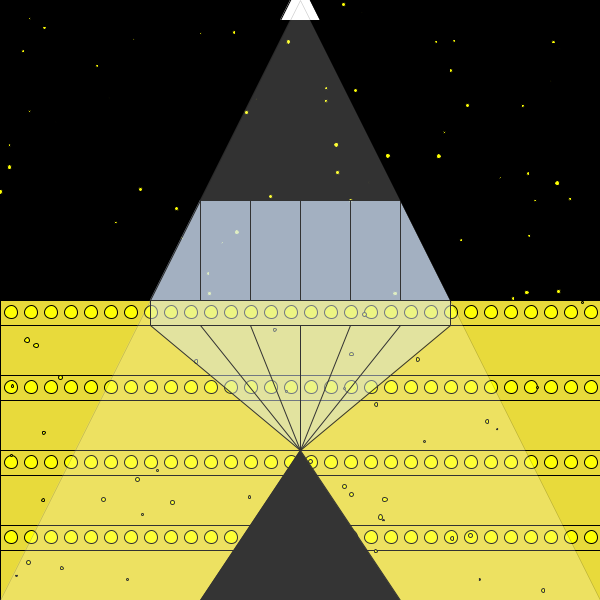
Frame 1 (no input)
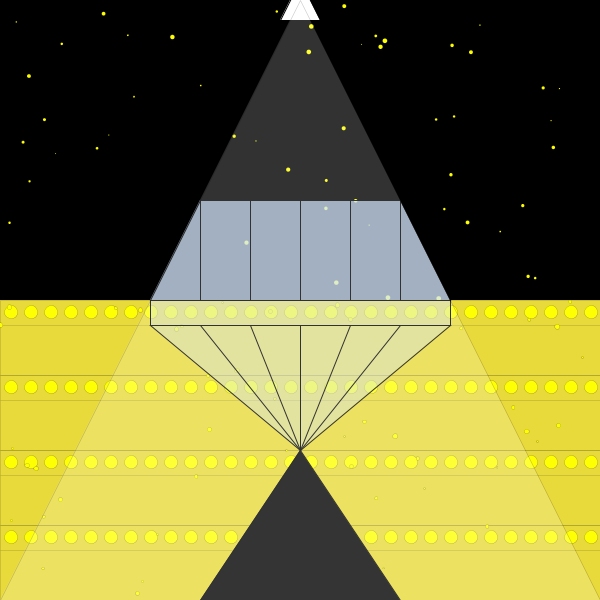
Frame 60 (the mouse pressed at the canvas centre just before this capture)
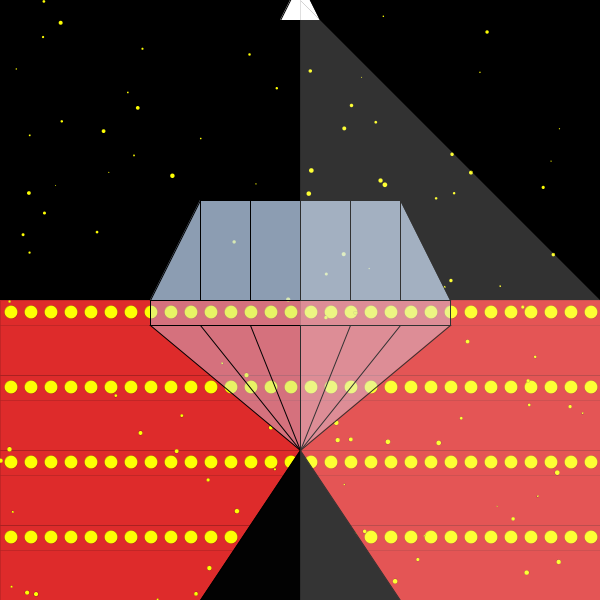
Frame 120 (the mouse held since frame 60 and released just before this capture)

The Processing sketch that drew these frames (run headless with seeded random() and noise(); from frame 60 on, the mouse is pressed at the canvas centre):

// Processing sketch: processing_131117
// ── processing_131117.pde

int value = #E8DA3B; //VariÃ�ï¿½Ã¯Â¿Â½Ã�Â¯Ã�Â¿Ã�Â½Ã�ï¿½Ã�Â¯Ã�ï¿½Ã�Â¿Ã�ï¿½Ã�Â½Ã�ï¿½Ã¯Â¿Â½Ã�Â¯Ã�Â¿Ã�Â½Ã�ï¿½Ã¯Â¿Â½Ã�ï¿½Ã�Â¡veis das estrelas cadentes
int estdou = 100;
float[] x = new float[estdou];
float[] y = new float[estdou];
float[] speed = new float[estdou];

int estrela;


void setup(){
  size(600,600);
 
  smooth();
  
  int i = 0; //Trecho de cÃ�ï¿½Ã¯Â¿Â½Ã�Â¯Ã�Â¿Ã�Â½Ã�ï¿½Ã�Â¯Ã�ï¿½Ã�Â¿Ã�ï¿½Ã�Â½Ã�ï¿½Ã¯Â¿Â½Ã�Â¯Ã�Â¿Ã�Â½Ã�ï¿½Ã¯Â¿Â½Ã�ï¿½Ã�Â³digo copiado do site http://www.openprocessing.org/sketch/101623 de Jerome Herr
  while (i<estdou) { 
    x[i] = random(0, width);
    y[i] =random(0, height);
    speed[i] = random(1,5);
    i +=1;
  } //Fim do cÃ�ï¿½Ã¯Â¿Â½Ã�Â¯Ã�Â¿Ã�Â½Ã�ï¿½Ã�Â¯Ã�ï¿½Ã�Â¿Ã�ï¿½Ã�Â½Ã�ï¿½Ã¯Â¿Â½Ã�Â¯Ã�Â¿Ã�Â½Ã�ï¿½Ã¯Â¿Â½Ã�ï¿½Ã�Â³digo de Jerome Herr



 }
 
 void draw(){
    background (0); //Fundo do Palco
  
   
   
   int andy;
  andy=675;
  int andyy;
  andyy=625;
  
for (int adn = 0; adn<4;adn++){
  andy=andy-75;
  andyy=andyy-75;
  fill(value);
rect(0,andy,600,-75);//Andar

line(0,andyy,600,andyy);//Suporte para lÃ�ï¿½Ã¯Â¿Â½Ã�Â¯Ã�Â¿Ã�Â½Ã�ï¿½Ã�Â¯Ã�ï¿½Ã�Â¿Ã�ï¿½Ã�Â½Ã�ï¿½Ã¯Â¿Â½Ã�Â¯Ã�Â¿Ã�Â½Ã�ï¿½Ã¯Â¿Â½Ã�ï¿½Ã�Â¢mpadas
}

int ball; //"x" das lÃ�ï¿½Ã¯Â¿Â½Ã�Â¯Ã�Â¿Ã�Â½Ã�ï¿½Ã�Â¯Ã�ï¿½Ã�Â¿Ã�ï¿½Ã�Â½Ã�ï¿½Ã¯Â¿Â½Ã�Â¯Ã�Â¿Ã�Â½Ã�ï¿½Ã¯Â¿Â½Ã�ï¿½Ã�Â¢mpadas
  ball=-9;
  
for (int byb=0; byb<30;byb++) {
  ball=ball+20;

  {
  if (keyPressed) { //Comando LÃ�ï¿½Ã¯Â¿Â½Ã�Â¯Ã�Â¿Ã�Â½Ã�ï¿½Ã�Â¯Ã�ï¿½Ã�Â¿Ã�ï¿½Ã�Â½Ã�ï¿½Ã¯Â¿Â½Ã�Â¯Ã�Â¿Ã�Â½Ã�ï¿½Ã¯Â¿Â½Ã�ï¿½Ã�Â¢mpadas apagadas
    if (key == 'l' || key == 'L') {
      fill(#646403);
    }
  } else {
    fill(#FEFF03);
  }
  ellipse(ball,537,13,13); //Linhas de lÃ�ï¿½Ã¯Â¿Â½Ã�Â¯Ã�Â¿Ã�Â½Ã�ï¿½Ã�Â¯Ã�ï¿½Ã�Â¿Ã�ï¿½Ã�Â½Ã�ï¿½Ã¯Â¿Â½Ã�Â¯Ã�Â¿Ã�Â½Ã�ï¿½Ã¯Â¿Â½Ã�ï¿½Ã�Â¢mpadas da escada
  ellipse(ball,537-75,13,13);
  ellipse(ball,537-2*75,13,13);
  ellipse(ball,537-3*75,13,13);
}
  
  
  
  
}

int i = 0; //Trecho de cÃ�ï¿½Ã¯Â¿Â½Ã�Â¯Ã�Â¿Ã�Â½Ã�ï¿½Ã�Â¯Ã�ï¿½Ã�Â¿Ã�ï¿½Ã�Â½Ã�ï¿½Ã¯Â¿Â½Ã�Â¯Ã�Â¿Ã�Â½Ã�ï¿½Ã¯Â¿Â½Ã�ï¿½Ã�Â³digo copiado do site http://www.openprocessing.org/sketch/101623 de Jerome Herr
 
  while (i < estdou) {
    //Estrelas cadentes
    {
  if (mousePressed && (mouseButton == LEFT)) {
    fill(#D1FFEA);
  } else if (mousePressed && (mouseButton == RIGHT)) {
    fill(#C1C1BB);
  } else {
    fill(#FEFF03);
  }
  ellipse(x[i], y[i],speed[i],speed[i]);
    y[i] += speed[i]/2;
}
  
    
    if (y[i] > height) {
      y[i] = 0;
    }
    i +=1;
  } //Fim do cÃ�ï¿½Ã¯Â¿Â½Ã�Â¯Ã�Â¿Ã�Â½Ã�ï¿½Ã�Â¯Ã�ï¿½Ã�Â¿Ã�ï¿½Ã�Â½Ã�ï¿½Ã¯Â¿Â½Ã�Â¯Ã�Â¿Ã�Â½Ã�ï¿½Ã¯Â¿Â½Ã�ï¿½Ã�Â³digo de Jerome Herr
  
 

int cx=150;
  for (int re = 0; re<4;re++) {
    fill(#C7DFFC,180);
    strokeWeight(1);
    cx=cx+50;
    rect(cx,200,50,100); //retangulo do lado de cima do diamante
  }
  triangle(200,200,200,300,150,300); //triÃ�ï¿½Ã¯Â¿Â½Ã�Â¯Ã�Â¿Ã�Â½Ã�ï¿½Ã�Â¯Ã�ï¿½Ã�Â¿Ã�ï¿½Ã�Â½Ã�ï¿½Ã¯Â¿Â½Ã�Â¯Ã�Â¿Ã�Â½Ã�ï¿½Ã¯Â¿Â½Ã�ï¿½Ã�Â¢ngulo superior da esquerda
  triangle(400,200,400,300,450,300); //triÃ�ï¿½Ã¯Â¿Â½Ã�Â¯Ã�Â¿Ã�Â½Ã�ï¿½Ã�Â¯Ã�ï¿½Ã�Â¿Ã�ï¿½Ã�Â½Ã�ï¿½Ã¯Â¿Â½Ã�Â¯Ã�Â¿Ã�Â½Ã�ï¿½Ã¯Â¿Â½Ã�ï¿½Ã�Â¢gulo superior direito
  
  fill(#C7DFFC,100);
    rect(150,300,300,25); //meio do diamante
  triangle(150,325,450,325,300,450); //triÃ�ï¿½Ã¯Â¿Â½Ã�Â¯Ã�Â¿Ã�Â½Ã�ï¿½Ã�Â¯Ã�ï¿½Ã�Â¿Ã�ï¿½Ã�Â½Ã�ï¿½Ã¯Â¿Â½Ã�Â¯Ã�Â¿Ã�Â½Ã�ï¿½Ã¯Â¿Â½Ã�ï¿½Ã�Â¢ngulo inferior
  cx=150;
  for (int re = 0; re<5;re++) {
    cx=cx+50;
    line(300,450,cx,325);
  }

  fill(random(5));
  triangle(300,450,200,600,400,600); //triÃ�ï¿½Ã¯Â¿Â½Ã�Â¯Ã�Â¿Ã�Â½Ã�ï¿½Ã�Â¯Ã�ï¿½Ã�Â¿Ã�ï¿½Ã�Â½Ã�ï¿½Ã¯Â¿Â½Ã�Â¯Ã�Â¿Ã�Â½Ã�ï¿½Ã¯Â¿Â½Ã�ï¿½Ã�Â¢ngulo suporte
  
  {
    fill(255);
    triangle(300,-20,280,20,320,20);
    strokeWeight(0);
    fill(255,50);
 triangle(mouseX, 600, mouseX+600, 600,300,0);} //Holoforte
 


 }
 



  

void mousePressed() {
  if (value == #E8DA3B ) { //IluminaÃ�ï¿½Ã¯Â¿Â½Ã�Â¯Ã�Â¿Ã�Â½Ã�ï¿½Ã�Â¯Ã�ï¿½Ã�Â¿Ã�ï¿½Ã�Â½Ã�ï¿½Ã¯Â¿Â½Ã�Â¯Ã�Â¿Ã�Â½Ã�ï¿½Ã¯Â¿Â½Ã�ï¿½Ã�Â§Ã�ï¿½Ã¯Â¿Â½Ã�Â¯Ã�Â¿Ã�Â½Ã�ï¿½Ã�Â¯Ã�ï¿½Ã�Â¿Ã�ï¿½Ã�Â½Ã�ï¿½Ã¯Â¿Â½Ã�Â¯Ã�Â¿Ã�Â½Ã�ï¿½Ã¯Â¿Â½Ã�ï¿½Ã�Â£o das lÃ�ï¿½Ã¯Â¿Â½Ã�Â¯Ã�Â¿Ã�Â½Ã�ï¿½Ã�Â¯Ã�ï¿½Ã�Â¿Ã�ï¿½Ã�Â½Ã�ï¿½Ã¯Â¿Â½Ã�Â¯Ã�Â¿Ã�Â½Ã�ï¿½Ã¯Â¿Â½Ã�ï¿½Ã�Â¢mpadas da escada
    value = #DE2B2B; //LÃ�ï¿½Ã¯Â¿Â½Ã�Â¯Ã�Â¿Ã�Â½Ã�ï¿½Ã�Â¯Ã�ï¿½Ã�Â¿Ã�ï¿½Ã�Â½Ã�ï¿½Ã¯Â¿Â½Ã�Â¯Ã�Â¿Ã�Â½Ã�ï¿½Ã¯Â¿Â½Ã�ï¿½Ã�Â¢mpada acesa
  } else {
    value = #E8DA3B; //LÃ�ï¿½Ã¯Â¿Â½Ã�Â¯Ã�Â¿Ã�Â½Ã�ï¿½Ã�Â¯Ã�ï¿½Ã�Â¿Ã�ï¿½Ã�Â½Ã�ï¿½Ã¯Â¿Â½Ã�Â¯Ã�Â¿Ã�Â½Ã�ï¿½Ã¯Â¿Â½Ã�ï¿½Ã�Â¢mpada apagada
  }
  if(estrela == #FEFF03 ) {
    estrela = #C1C1BB;
  } else {
    estrela = #FEFF03;
  }
}
